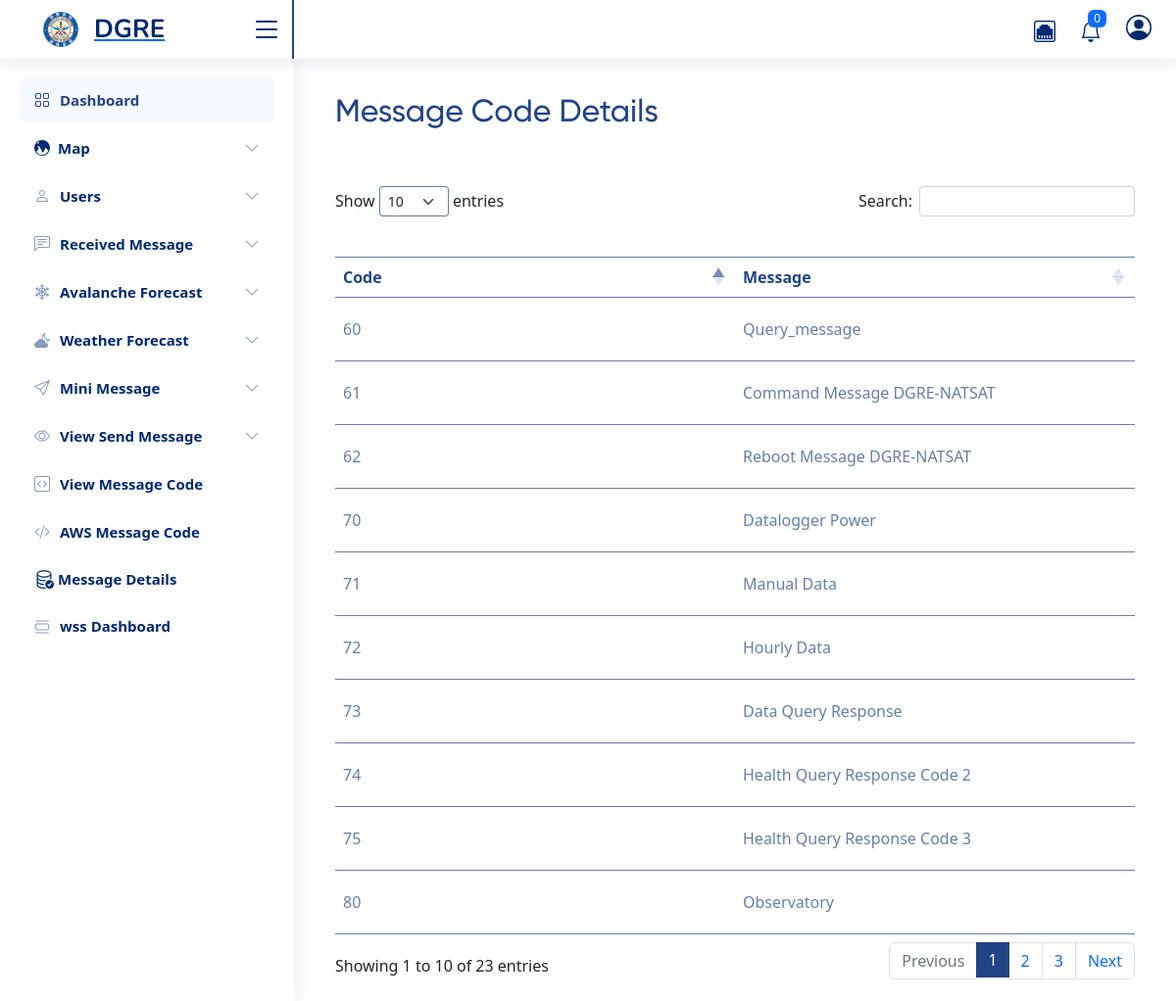
The app's page /message/show-message-code-details/ (signed in) with its own data.
### taskapp/models.py (models this page shows, shortened)
class message_type(models.Model):
    key = models.IntegerField(unique=True)
    value = models.CharField(max_length=255)

### taskapp/views.py (the view)
# urls.py: path("show-message-code-details/", views.message_type_info),
@login_required(login_url="/login/")
def message_type_info(request):
    messages = message_type.objects.all()
    return render(request, "messages/message-code-info.html", locals())

### templates/messages/message-code-info.html (shortened to what this page needs)
{% extends "base.html" %}
{% block content %}
{% include "datatable.html" %}
<div class="col-md-9 col-lg-12 px-md-4 add-pointer-btn">
    <div class="d-flex justify-content-between flex-wrap flex-md-nowrap align-items-center pt-3 pb-2 mb-3 ">
      <h1 class="h2">Message Code Details </h1>
 </div>
</div>
<div class="col-md-9 col-lg-12 px-md-4 mt-4 point-table">
    <table id="example" class="table table-striped table-content" style="width:100%">
        <thead>
            <tr>
                <th class="w-50">Code</th>
                <th>Message</th>
            </tr>
        </thead>
        <tbody>
        {% for i in messages %}
        <tr>
        <td>{{i.key}}</td>
        <td class="text-capitalize">{{i.value}}</td>
        </tr>
        {% endfor %}
        </tbody>
</table>
</div>
{% endblock %}

### static/assets/css/style.css (style rules this page uses)
:root { scroll-behavior: smooth; }
body { font-family: "Open Sans", sans-serif; background: #f6f9ff; color: #444444; }
h1, h2, h3, h4, h5, h6 { font-family: "Nunito", sans-serif; }

### static/css/style.css (style rules this page uses)
:root { --font1: 'Gilroy'; --font2: 'Poppins'; --blue: #214486; --darkblue: #34326f; --red: #c1292a; --liteblue: #008dd2; --liteblack: #2b2a29; }
h1,h2,h3,h4,h5 { font-family: var(--font1); }
body { font-family: var(--font2); background-color: transparent; }
.add-pointer-btn h1 { color: #214486; }
.point-table table.dataTable.table-striped>tbody>tr.odd>* { box-shadow: none; }
.table-content { padding-top: 35px; }
.table-content th { color: #214486; border-top: 1px solid #214486b0; padding: 22px 8px; }
.table-content tr { border-color: #214486b0; }
.table-content tr td { padding: 20px 8px; color: #214486b0; }
.table-striped>tbody>tr:nth-of-type(odd)>* { --bs-table-accent-bg: var(--bs-table-striped-bg); color: #214486b0 !important; }
table.dataTable.table-striped>tbody>tr.odd>* { box-shadow: none !important; }

### records on screen
message_type: key "60", value "Query_message"
message_type: key "80", value "Observatory"
message_type: key "70", value "Datalogger Power"
message_type: key "71", value "Manual Data"
message_type: key "72", value "Hourly Data"
message_type: key "73", value "Data Query Response"
message_type: key "74", value "Health Query Response Code 2"
message_type: key "75", value "Health Query Response Code 3"
message_type: key "61", value "Command Message DGRE-NATSAT"
message_type: key "62", value "Reboot Message DGRE-NATSAT"
